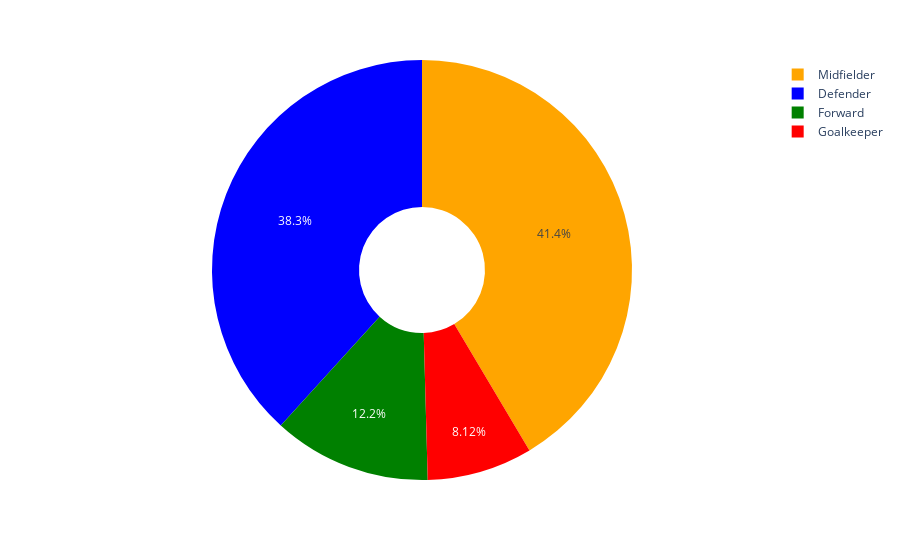

Here is the notebook cell this chart was saved with:
### Code cell
px.pie(df.groupby(['element_type'])['player_name'].count().reset_index(),
                  names='element_type',
                  values='player_name',
                  color='element_type',
                  hole=.3,
                  color_discrete_map=position_colors
                  )

### Figure 1 — Plotly figure (JSON) as saved in the notebook; plotly's stock layout.template omitted (floating-point values rounded to 4 significant figures)
{"data": [{"customdata": [["Defender"], ["Forward"], ["Goalkeeper"], ["Midfielder"]], "domain": {"x": [0, 1], "y": [0, 1]}, "hole": 0.3, "hovertemplate": "element_type=%{customdata[0]}<br>player_name=%{value}<extra></extra>", "labels": ["Defender", "Forward", "Goalkeeper", "Midfielder"], "legendgroup": "", "marker": {"colors": ["blue", "Green", "red", "Orange"]}, "name": "", "showlegend": true, "type": "pie", "values": [132, 42, 28, 143]}], "layout": {"legend": {"tracegroupgap": 0}, "margin": {"t": 60}}}
